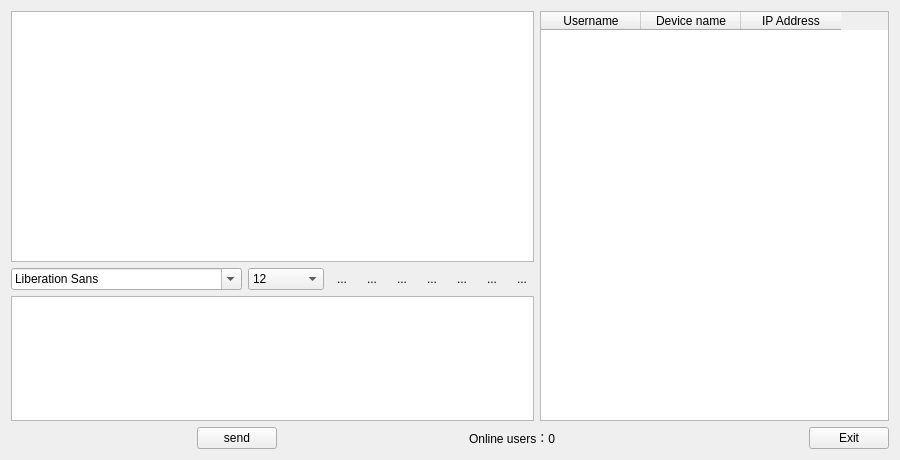
<?xml version="1.0" encoding="UTF-8"?>
<ui version="4.0">
 <class>Widget</class>
 <widget class="QWidget" name="Widget">
  <property name="geometry">
   <rect>
    <x>0</x>
    <y>0</y>
    <width>900</width>
    <height>460</height>
   </rect>
  </property>
  <property name="windowTitle">
   <string>局域网聊天工具</string>
  </property>
  <layout class="QGridLayout" name="gridLayout_2">
   <item row="0" column="0">
    <layout class="QGridLayout" name="gridLayout">
     <item row="0" column="0">
      <layout class="QHBoxLayout" name="horizontalLayout_3" stretch="6,4">
       <item>
        <layout class="QVBoxLayout" name="verticalLayout" stretch="6,1,3">
         <item>
          <widget class="QTextBrowser" name="messageBrowser"/>
         </item>
         <item>
          <layout class="QHBoxLayout" name="horizontalLayout_2">
           <item>
            <widget class="QFontComboBox" name="fontComboBox"/>
           </item>
           <item>
            <widget class="QComboBox" name="SizeComboBox">
             <property name="currentIndex">
              <number>3</number>
             </property>
             <item>
              <property name="text">
               <string>9</string>
              </property>
             </item>
             <item>
              <property name="text">
               <string>10</string>
              </property>
             </item>
             <item>
              <property name="text">
               <string>11</string>
              </property>
             </item>
             <item>
              <property name="text">
               <string>12</string>
              </property>
             </item>
             <item>
              <property name="text">
               <string>13</string>
              </property>
             </item>
             <item>
              <property name="text">
               <string>14</string>
              </property>
             </item>
             <item>
              <property name="text">
               <string>15</string>
              </property>
             </item>
             <item>
              <property name="text">
               <string>16</string>
              </property>
             </item>
             <item>
              <property name="text">
               <string>17</string>
              </property>
             </item>
             <item>
              <property name="text">
               <string>18</string>
              </property>
             </item>
             <item>
              <property name="text">
               <string>19</string>
              </property>
             </item>
             <item>
              <property name="text">
               <string>20</string>
              </property>
             </item>
             <item>
              <property name="text">
               <string>21</string>
              </property>
             </item>
             <item>
              <property name="text">
               <string>22</string>
              </property>
             </item>
            </widget>
           </item>
           <item>
            <widget class="QToolButton" name="boldToolBtn">
             <property name="contextMenuPolicy">
              <enum>Qt::DefaultContextMenu</enum>
             </property>
             <property name="toolTip">
              <string>Bold</string>
             </property>
             <property name="text">
              <string>...</string>
             </property>
             <property name="icon">
              <iconset resource="image.qrc">
               <normaloff>:/image/bold.png</normaloff>:/image/bold.png</iconset>
             </property>
             <property name="iconSize">
              <size>
               <width>22</width>
               <height>22</height>
              </size>
             </property>
             <property name="checkable">
              <bool>true</bool>
             </property>
             <property name="autoRaise">
              <bool>true</bool>
             </property>
            </widget>
           </item>
           <item>
            <widget class="QToolButton" name="italicToolBtn">
             <property name="toolTip">
              <string>倾斜</string>
             </property>
             <property name="text">
              <string>...</string>
             </property>
             <property name="icon">
              <iconset resource="image.qrc">
               <normaloff>:/image/italic.png</normaloff>:/image/italic.png</iconset>
             </property>
             <property name="iconSize">
              <size>
               <width>22</width>
               <height>22</height>
              </size>
             </property>
             <property name="checkable">
              <bool>true</bool>
             </property>
             <property name="autoRaise">
              <bool>true</bool>
             </property>
            </widget>
           </item>
           <item>
            <widget class="QToolButton" name="underlineToolBtn">
             <property name="toolTip">
              <string>下划线</string>
             </property>
             <property name="text">
              <string>...</string>
             </property>
             <property name="icon">
              <iconset resource="image.qrc">
               <normaloff>:/image/under.png</normaloff>:/image/under.png</iconset>
             </property>
             <property name="iconSize">
              <size>
               <width>22</width>
               <height>22</height>
              </size>
             </property>
             <property name="checkable">
              <bool>true</bool>
             </property>
             <property name="autoRaise">
              <bool>true</bool>
             </property>
            </widget>
           </item>
           <item>
            <widget class="QToolButton" name="colorToolBtn">
             <property name="toolTip">
              <string>更改字体颜色</string>
             </property>
             <property name="text">
              <string>...</string>
             </property>
             <property name="icon">
              <iconset resource="image.qrc">
               <normaloff>:/image/color.png</normaloff>:/image/color.png</iconset>
             </property>
             <property name="iconSize">
              <size>
               <width>22</width>
               <height>22</height>
              </size>
             </property>
             <property name="autoRaise">
              <bool>true</bool>
             </property>
            </widget>
           </item>
           <item>
            <widget class="QToolButton" name="sendToolBtn">
             <property name="toolTip">
              <string>传输文件</string>
             </property>
             <property name="text">
              <string>...</string>
             </property>
             <property name="icon">
              <iconset resource="image.qrc">
               <normaloff>:/image/send.png</normaloff>:/image/send.png</iconset>
             </property>
             <property name="iconSize">
              <size>
               <width>22</width>
               <height>22</height>
              </size>
             </property>
             <property name="autoRaise">
              <bool>true</bool>
             </property>
            </widget>
           </item>
           <item>
            <widget class="QToolButton" name="saveToolBtn">
             <property name="toolTip">
              <string>保存聊天记录</string>
             </property>
             <property name="text">
              <string>...</string>
             </property>
             <property name="icon">
              <iconset resource="image.qrc">
               <normaloff>:/image/save.png</normaloff>:/image/save.png</iconset>
             </property>
             <property name="iconSize">
              <size>
               <width>22</width>
               <height>22</height>
              </size>
             </property>
             <property name="autoRaise">
              <bool>true</bool>
             </property>
            </widget>
           </item>
           <item>
            <widget class="QToolButton" name="clearToolBtn">
             <property name="toolTip">
              <string>清空聊天记录</string>
             </property>
             <property name="text">
              <string>...</string>
             </property>
             <property name="icon">
              <iconset resource="image.qrc">
               <normaloff>:/image/clear.png</normaloff>:/image/clear.png</iconset>
             </property>
             <property name="iconSize">
              <size>
               <width>22</width>
               <height>22</height>
              </size>
             </property>
             <property name="autoRaise">
              <bool>true</bool>
             </property>
            </widget>
           </item>
          </layout>
         </item>
         <item>
          <widget class="QTextEdit" name="messageTextEdit"/>
         </item>
        </layout>
       </item>
       <item>
        <widget class="QTableWidget" name="userTableWidget">
         <property name="selectionMode">
          <enum>QAbstractItemView::SingleSelection</enum>
         </property>
         <property name="selectionBehavior">
          <enum>QAbstractItemView::SelectRows</enum>
         </property>
         <property name="showGrid">
          <bool>false</bool>
         </property>
         <column>
          <property name="text">
           <string>Username</string>
          </property>
         </column>
         <column>
          <property name="text">
           <string>Device name</string>
          </property>
         </column>
         <column>
          <property name="text">
           <string>IP Address</string>
          </property>
         </column>
        </widget>
       </item>
      </layout>
     </item>
     <item row="1" column="0">
      <layout class="QHBoxLayout" name="horizontalLayout">
       <item>
        <spacer name="horizontalSpacer">
         <property name="orientation">
          <enum>Qt::Horizontal</enum>
         </property>
         <property name="sizeHint" stdset="0">
          <size>
           <width>108</width>
           <height>20</height>
          </size>
         </property>
        </spacer>
       </item>
       <item>
        <widget class="QPushButton" name="sendButton">
         <property name="text">
          <string>send</string>
         </property>
        </widget>
       </item>
       <item>
        <spacer name="horizontalSpacer_2">
         <property name="orientation">
          <enum>Qt::Horizontal</enum>
         </property>
         <property name="sizeHint" stdset="0">
          <size>
           <width>178</width>
           <height>20</height>
          </size>
         </property>
        </spacer>
       </item>
       <item>
        <widget class="QLabel" name="userNumLabel">
         <property name="text">
          <string>Online users：0</string>
         </property>
        </widget>
       </item>
       <item>
        <spacer name="horizontalSpacer_3">
         <property name="orientation">
          <enum>Qt::Horizontal</enum>
         </property>
         <property name="sizeHint" stdset="0">
          <size>
           <width>248</width>
           <height>20</height>
          </size>
         </property>
        </spacer>
       </item>
       <item>
        <widget class="QPushButton" name="exitButton">
         <property name="text">
          <string>Exit</string>
         </property>
        </widget>
       </item>
      </layout>
     </item>
    </layout>
   </item>
  </layout>
 </widget>
 <layoutdefault spacing="6" margin="11"/>
 <resources>
  <include location="image.qrc"/>
 </resources>
 <connections/>
</ui>
